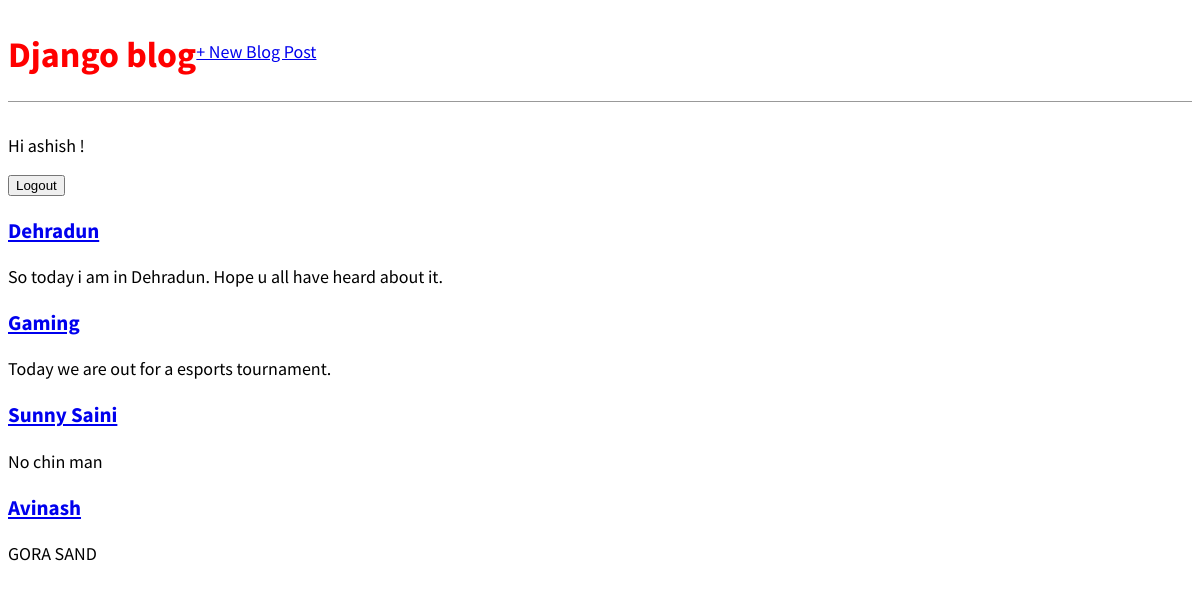
The app's page /home/ (signed in) with its own data.
### blog/models.py (models this page shows, shortened)
class PostsCollection(models.Model):
    title=models.CharField(max_length=200)
    author=models.ForeignKey('auth.User',on_delete=models.CASCADE)
    body=models.TextField()

### blog/views.py (the view)
# urls.py: path('home/',BlogPosts.as_view(),name="home"),
class BlogPosts(ListView):
    model=PostsCollection
    template_name='home.html'
    context_object_name='posts_obj'

### templates/home.html
{% extends 'base.html' %}
{% block content %}
{% for post in posts_obj %}
<div>
    <h3><a href="{% url 'post_detail' post.id %}">{{post.title}}</a></h3>
    <p>{{post.body}}</p>
</div>
{% endfor %}
{% endblock content %}

### templates/base.html (shortened to what this page needs)
 {% load static%}
<html>
    <head>
    <link href="{% static 'css/base.css' %}" rel="stylesheet">
    </head>
    <body>
    <header>
    <h1><a href="{% url 'home' %}">Django blog</a></h1>
    <div class="nav-right">
        <a href="{% url 'new_post' %}">+ New Blog Post</a>
        </div>
    </header>
    {% if user.is_authenticated %}
    <p>Hi {{user.username}} !</p>
    <form id="logout-form" method="POST" action="{% url 'logout' %}">
        <button type="submit">Logout</button>
    </form>
    {% else %}
    <p>You are not logged in</p>
    <a href="{% url 'login' %}">Login</a>
    {% endif %}
    <div>
        {% block content %}
        {% endblock content %}
    </div>
    </body>
</html>

### static/css/base.css (style rules this page uses)
body { font-family: 'Source Sans Pro', sans-serif; font-size: 18px; }
header { border-bottom: 1px solid #999; margin-bottom: 2rem; display: flex; }
header h1 a { color: red; text-decoration: none; }
.nav-right { display: flex; padding-top: 2rem; }

### records on screen
PostsCollection: title "Dehradun", body "So today i am in Dehradun. Hope u all have heard about it."
PostsCollection: title "Gaming", body "Today we are out for a esports tournament."
PostsCollection: title "Sunny Saini", body "No chin man"
PostsCollection: title "Avinash", body "GORA SAND"

### other values on screen
{{ user.username }} "ashish"
